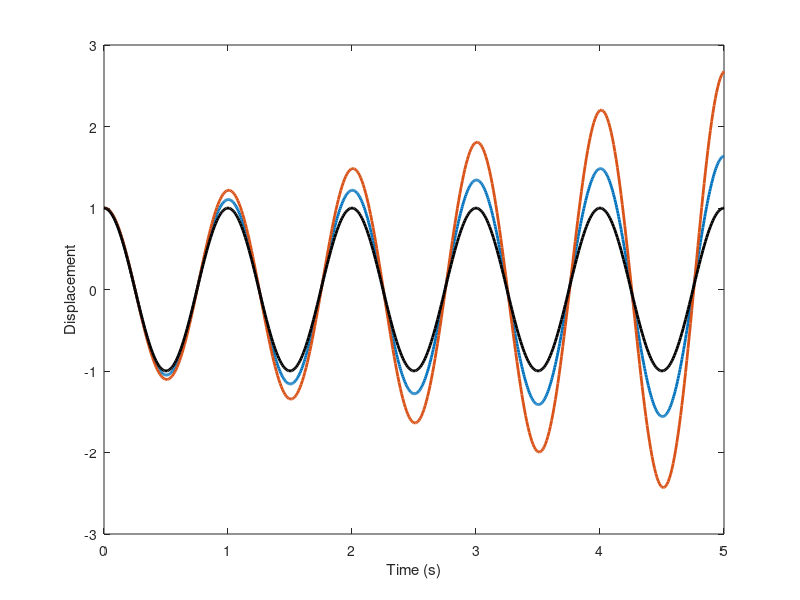
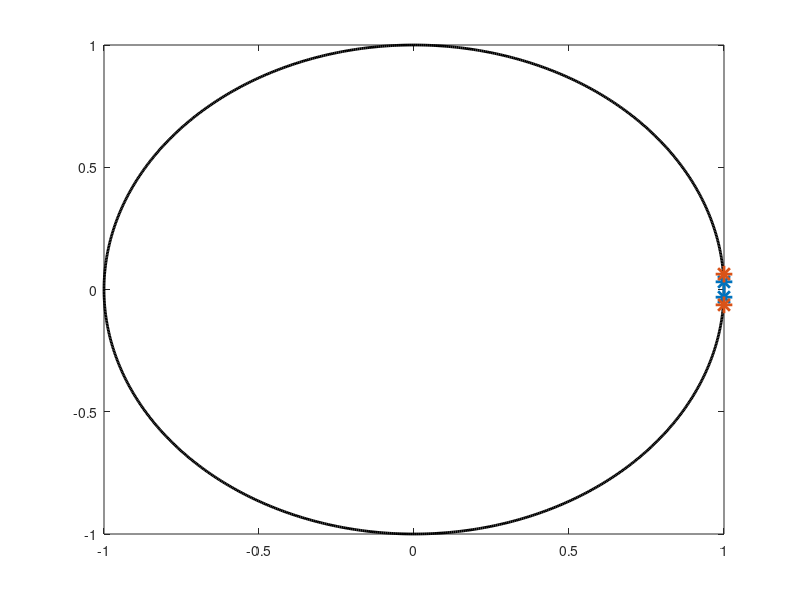
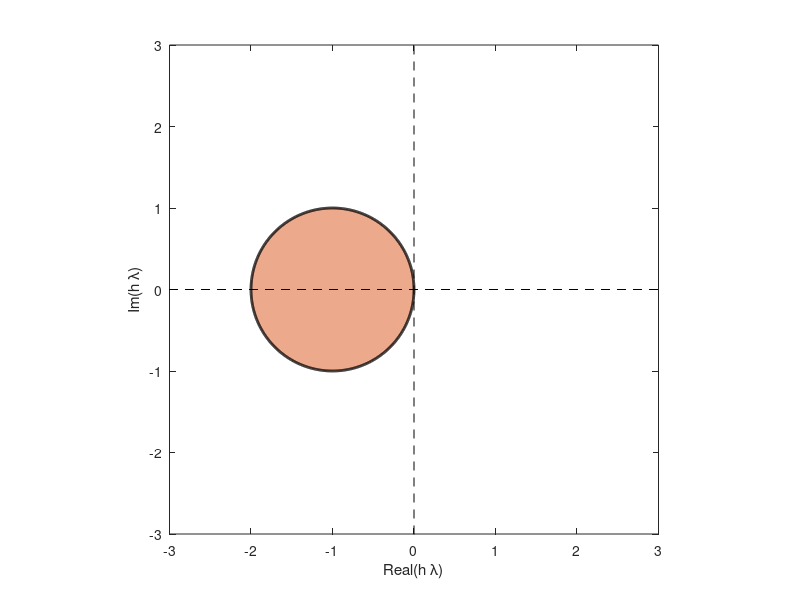
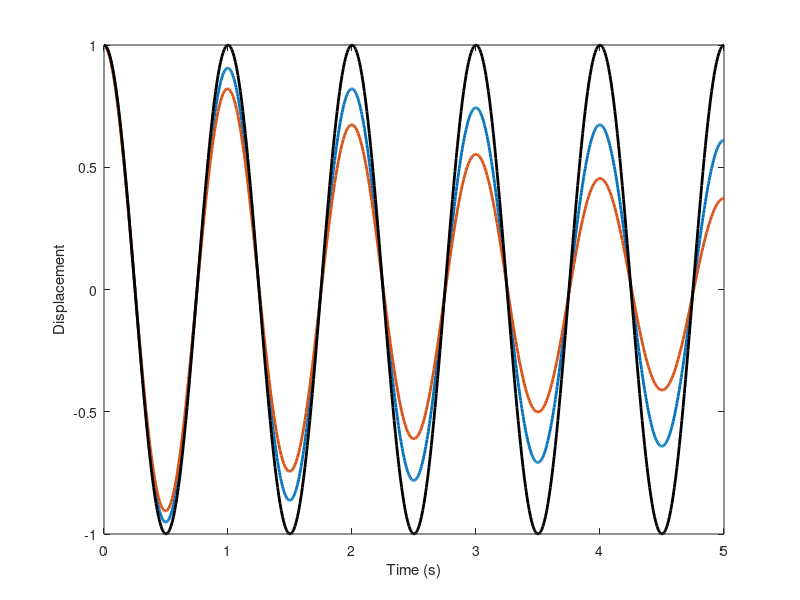

Write MATLAB code to recreate these figures, in order.
clear all
close all
clc

%%
w = 2*pi ;
A = [0, 1; -w^2, 0] ;

u0 = [1; 0] ;

%% Reference
[t_ref, u_ref] = ode45(@(t,x) A*x, [0 5], u0) ;

%% Euler Forward
h = [5e-3, 1e-2] ;

figure ;
for ih = 1:length(h)
    time = 0:h(ih):5 ;
    u = zeros(2, length(time)) ;
    u(:,1) = u0 ;
    for it=1:length(time)-1
        u(:,it+1) = u(:,it)+h(ih)*A*u(:,it) ;
    end
    plot(time, u(1,:), 'linewidth', 2.0) ; hold on ;
end
plot(time, cos(w*time), 'k', 'linewidth', 2.0) ; hold on ;
xlabel('Time (s)') ; ylabel('Displacement') ;
% plot([1 1], [min(u(1,:)) max(u(1,:))], 'k') ; 

figure ;
plot(cos(linspace(0, 1.999*pi, 1e3)), sin(linspace(0, 1.999*pi, 1e3)),'k', 'linewidth', 2) ; hold on
for ih = 1:length(h)
    [~,lambda] = eig(eye(2)+h(ih)*A,'vector') ;
    plot(real(lambda), imag(lambda), '*', 'linewidth', 2.0, 'Markersize', 12) ;
end

theta = linspace(0, 1.999*pi, 1e3) ;
figure ; plot([0 0], [0 0], '--k') ; hold on ;
xlim([-3 3]) ; ylim([-3 3]) ; axis equal ; box on ;
fill(cos(theta)-1, sin(theta), [0.85,0.33,0.10], 'edgecolor', 'none', 'facealpha', 0.5) ; hold on ;
plot([0 0], [-4 4], '--k') ; plot([-4 4], [0 0], '--k') ; 
plot(cos(theta)-1, sin(theta), 'k', 'linewidth', 2.) ;
xlabel('Real(h \lambda)') ; ylabel('Im(h \lambda)') ;

%% Euler Backward
h = [5e-3, 1e-2] ;

figure ;
for ih = 1:length(h)
    time = 0:h(ih):5 ;
    u = zeros(2, length(time)) ;
    u(:,1) = u0 ;
    for it=1:length(time)-1
        u(:,it+1) = (eye(2)-h(ih)*A)\u(:,it) ;
    end
    plot(time, u(1,:), 'linewidth', 2.0) ; hold on ;
end
plot(time, cos(w*time), 'k', 'linewidth', 2.0) ; hold on ;
xlabel('Time (s)') ; ylabel('Displacement') ;

figure ;
plot(cos(linspace(0, 1.999*pi, 1e3)), sin(linspace(0, 1.999*pi, 1e3)),'k', 'linewidth', 2) ; hold on
for ih = 1:length(h)
    [~,lambda] = eig((eye(2)-h(ih)*A)\eye(2),'vector') ;
    plot(real(lambda), imag(lambda), '*', 'linewidth', 2.0, 'Markersize', 12) ;
end

theta = linspace(0, 1.999*pi, 1e3) ;
figure ; plot([0 0], [0 0], '--k') ; hold on ;
xlim([-3 3]) ; ylim([-3 3]) ; axis equal ; box on ;
xrange = get(gca, 'Xlim') ; 
fill([xrange(1) xrange(1) xrange(2) xrange(2)], [-3 3 3 -3], [0.85,0.33,0.10], 'edgecolor', 'none', 'facealpha', 0.5) ; hold on ;
plot([0 0], [-4 4], '--k') ; plot([-4 4], [0 0], '--k') ; 
plot(1-cos(theta), -sin(theta), 'k', 'linewidth', 2.) ;
fill(1-cos(theta), -sin(theta), [1,1,1], 'edgecolor', 'none') ;
xlabel('Real(h \lambda)') ; ylabel('Im(h \lambda)') ;

%% Trapezoidal rule
h = [5e-3, 1e-2] ;

figure ; 
plot(time, cos(w*time), 'k', 'linewidth', 2.0) ; hold on ;
for ih = 1:length(h)
    time = 0:h(ih):5 ;
    u = zeros(2, length(time)) ;
    u(:,1) = u0 ;
    for it=1:length(time)-1
        u(:,it+1) = (eye(2)-0.5*h(ih)*A)\(eye(2)+0.5*h(ih)*A)*u(:,it) ;
    end
    plot(time, u(1,:), '--', 'linewidth', 2.0) ; hold on ;
end
xlabel('Time (s)') ; ylabel('Displacement') ;
% plot([1 1], [min(u(1,:)) max(u(1,:))], 'k') ; 

figure ;
plot(cos(linspace(0, 1.999*pi, 1e3)), sin(linspace(0, 1.999*pi, 1e3)),'k', 'linewidth', 2) ; hold on
for ih = 1:length(h)
    [~,lambda] = eig((eye(2)-0.5*h(ih)*A)\(eye(2)+0.5*h(ih)*A),'vector') ;
    plot(real(lambda), imag(lambda), '*', 'linewidth', 2.0, 'Markersize', 12) ;
end

figure ; plot([0 0], [0 0], '--k') ; hold on ;
xlim([-3 3]) ; ylim([-3 3]) ; axis equal ; box on ;
xrange = get(gca, 'Xlim') ; 
fill([xrange(1) xrange(1) 0 0], [-3 3 3 -3], [0.85,0.33,0.10], 'edgecolor', 'none', 'facealpha', 0.5) ; hold on ;
plot([0 0], [-4 4], '--k') ; plot([-4 4], [0 0], '--k') ; 
xlabel('Real(h \lambda)') ; ylabel('Im(h \lambda)') ;
